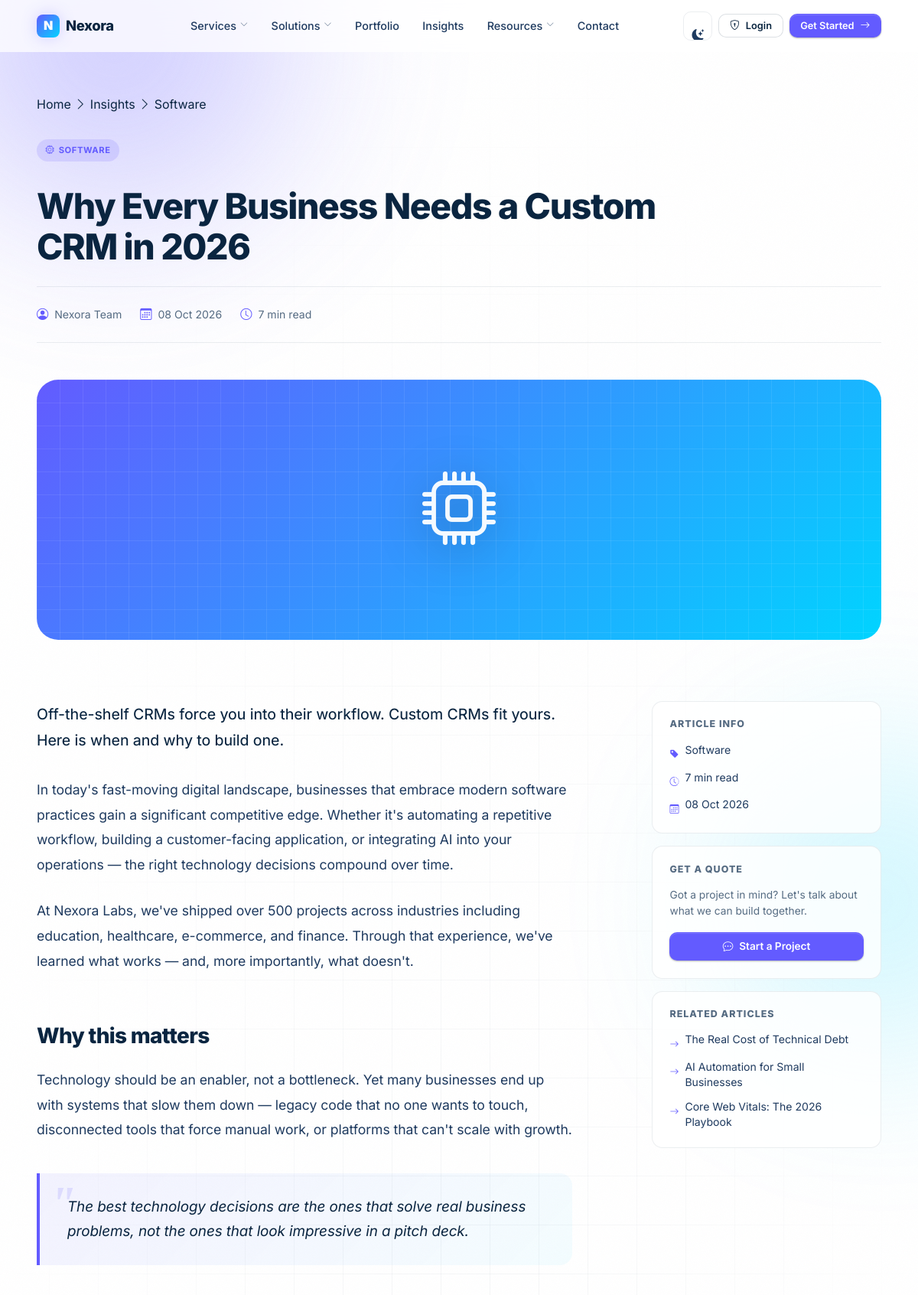
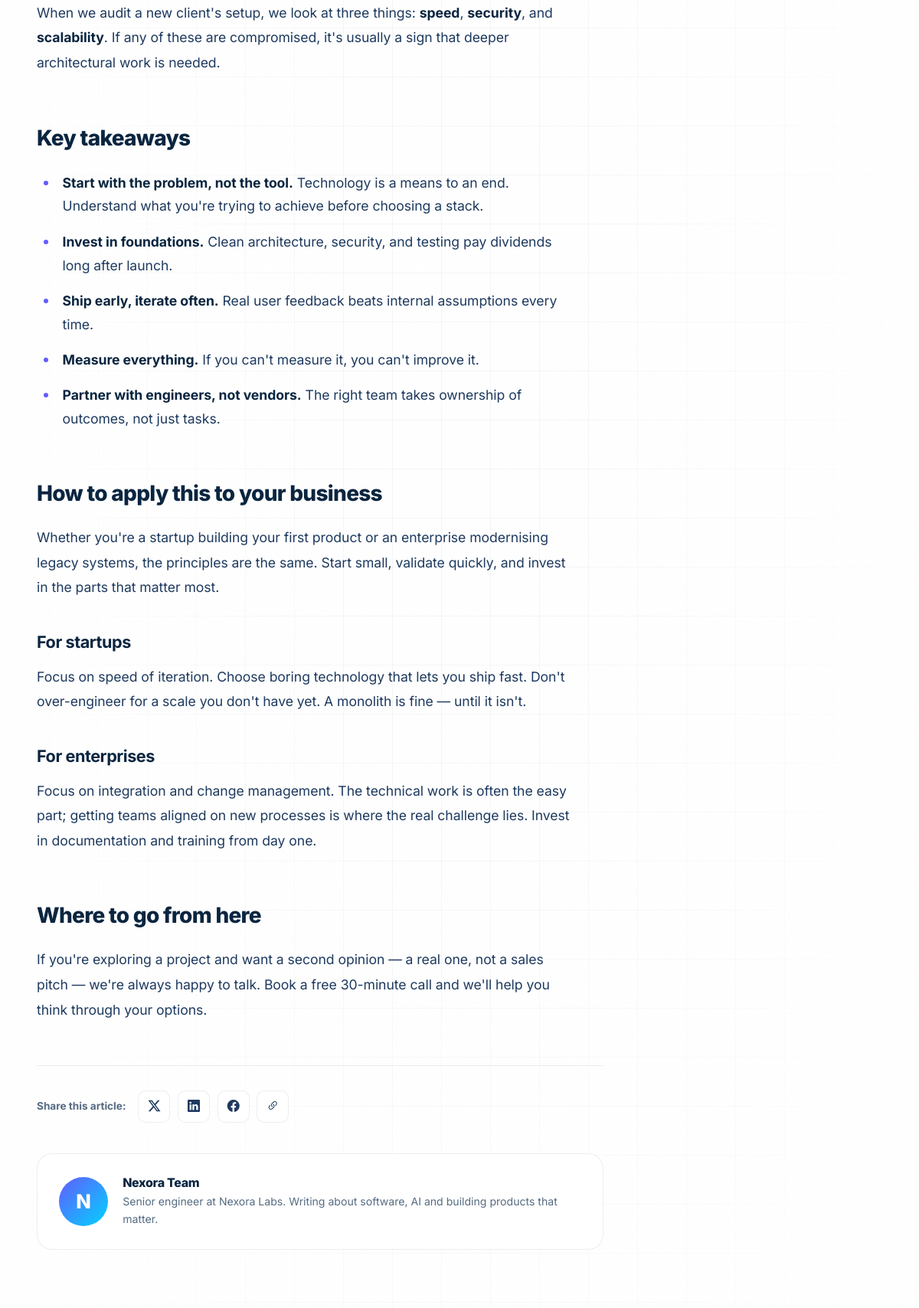
The page /blog-detail.php?slug=why-custom-crm (upper part) on the database its author committed (2 pictures, top to bottom).
### tables this page shows
CREATE TABLE blogs (
  id INT AUTO_INCREMENT PRIMARY KEY,
  title VARCHAR(200),
  slug VARCHAR(200) UNIQUE,
  category VARCHAR(80),
  excerpt TEXT,
  content LONGTEXT,
  author VARCHAR(100),
  reading_time INT DEFAULT 5,
  created_at TIMESTAMP DEFAULT CURRENT_TIMESTAMP
);

### includes/functions.php (called while the page is built, shortened)
<?php
if (!function_exists('e')) {
    function e($str) {
        return htmlspecialchars($str ?? '', ENT_QUOTES, 'UTF-8');
    }
}
if (!function_exists('blog_cat_icon')) {
    function blog_cat_icon($cat) {
        $map = [
            'Software'               => 'bi-cpu',
            'Business'               => 'bi-briefcase',
            'AI'                     => 'bi-robot',
            'Web Development'        => 'bi-code-slash',
            'Technology'             => 'bi-cpu-fill',
            'Digital Transformation' => 'bi-arrow-repeat',
        ];
        return $map[$cat] ?? 'bi-file-text';
    }
}

### blog-detail.php (the view, shortened to what this page needs)
<?php
require_once 'includes/config.php';
require_once 'includes/functions.php';
$slug = $_GET['slug'] ?? '';
$stmt = $pdo->prepare("SELECT * FROM blogs WHERE slug = ? LIMIT 1");
$stmt->execute([$slug]);
$post = $stmt->fetch();
$relStmt = $pdo->prepare("SELECT * FROM blogs WHERE category = ? AND id != ? ORDER BY created_at DESC LIMIT 3");
$relStmt->execute([$post['category'], $post['id']]);
$related = $relStmt->fetchAll();
if (count($related) < 3) {
    $moreStmt = $pdo->prepare("SELECT * FROM blogs WHERE id != ? ORDER BY created_at DESC LIMIT 3");
    $moreStmt->execute([$post['id']]);
    $related = $moreStmt->fetchAll();
}
$blogCatColors = [
    'Software' => 'var(--primary)', 'Business' => 'var(--cyan)',
    'AI' => 'var(--pink)', 'Web Development' => 'var(--green)',
    'Technology' => 'var(--primary)', 'Digital Transformation' => 'var(--yellow)',
];
$catColor = $blogCatColors[$post['category']] ?? 'var(--primary)';
$catIcon  = blog_cat_icon($post['category']);
include 'includes/header.php';
?>
<section class="bd-hero">
  <div class="container">
    <nav class="breadcrumb" style="justify-content:flex-start;margin-bottom:2rem">
      <a href="<?= BASE_URL ?>">Home</a>
      <i class="bi bi-chevron-right"></i>
      <a href="<?= BASE_URL ?>blog.php">Insights</a>
      <i class="bi bi-chevron-right"></i>
      <span><?= e($post['category']) ?></span>
    </nav>
    <span class="badge" style="background:color-mix(in srgb, <?= $catColor ?> 15%, transparent);color:<?= $catColor ?>;margin-bottom:1rem">
      <i class="bi <?= $catIcon ?>"></i> <?= e($post['category']) ?>
    </span>
    <h1><?= e($post['title']) ?></h1>
    <div class="article-meta">
      <span><i class="bi bi-person-circle"></i> <?= e($post['author']) ?></span>
      <span><i class="bi bi-calendar3"></i> <?= date('d M Y', strtotime($post['created_at'])) ?></span>
      <span><i class="bi bi-clock"></i> <?= (int)$post['reading_time'] ?> min read</span>
    </div>
    <div class="bd-hero-visual">
      <i class="bi <?= $catIcon ?>"></i>
    </div>
  </div>
</section>
<section class="section" style="padding-top:0">
  <div class="container">
    <div class="bd-layout">
      <article>
        <div class="article-content">
          <?php
          $content = $post['content'] ?? '';
          if (strlen(strip_tags($content)) < 200) {
              $content = '
                <p>' . e($post['excerpt']) . '</p>
                <p>In today\'s fast-moving digital landscape, businesses that embrace modern software practices gain a significant competitive edge. Whether it\'s automating a repetitive workflow, building a customer-facing application, or integrating AI into your operations — the right technology decisions compound over time.</p>
                <p>At Nexora Labs, we\'ve shipped over 500 projects across industries including education, healthcare, e-commerce, and finance. Through that experience, we\'ve learned what works — and, more importantly, what doesn\'t.</p>
                <h2>Why this matters</h2>
                <p>Technology should be an enabler, not a bottleneck. Yet many businesses end up with systems that slow them down — legacy code that no one wants to touch, disconnected tools that force manual work, or platforms that can\'t scale with growth.</p>
                <blockquote>The best technology decisions are the ones that solve real business problems, not the ones that look impressive in a pitch deck.</blockquote>
                <p>When we audit a new client\'s setup, we look at three things: <strong>speed</strong>, <strong>security</strong>, and <strong>scalability</strong>. If any of these are compromised, it\'s usually a sign that deeper architectural work is needed.</p>
                <h2>Key takeaways</h2>
                <ul>
                  <li><strong>Start with the problem, not the tool.</strong> Technology is a means to an end. Understand what you\'re trying to achieve before choosing a stack.</li>
                  <li><strong>Invest in foundations.</strong> Clean architecture, security, and testing pay dividends long after launch.</li>
                  <li><strong>Ship early, iterate often.</strong> Real user feedback beats internal assumptions every time.</li>
                  <li><strong>Measure everything.</strong> If you can\'t measure it, you can\'t improve it.</li>
                  <li><strong>Partner with engineers, not vendors.</strong> The right team takes ownership of outcomes, not just tasks.</li>
                </ul>
                <h2>How to apply this to your business</h2>
                <p>Whether you\'re a startup building your first product or an enterprise modernising legacy systems, the principles are the same. Start small, validate quickly, and invest in the parts that matter most.</p>
                <h3>For startups</h3>
                <p>Focus on speed of iteration. Choose boring technology that lets you ship fast. Don\'t over-engineer for a scale you don\'t have yet. A monolith is fine — until it isn\'t.</p>
                <h3>For enterprises</h3>
                <p>Focus on integration and change management. The technical work is often the easy part; getting teams aligned on new processes is where the real challenge lies. Invest in documentation and training from day one.</p>
                <h2>Where to go from here</h2>
                <p>If you\'re exploring a project and want a second opinion — a real one, not a sales pitch — we\'re always happy to talk. Book a free 30-minute call and we\'ll help you think through your options.</p>
              ';
          }
          echo $content;
          ?>
        </div>
        <div class="bd-share">
          <span class="bd-share-label">Share this article:</span>
          <a href="#" aria-label="Twitter"><i class="bi bi-twitter-x"></i></a>
          <a href="#" aria-label="LinkedIn"><i class="bi bi-linkedin"></i></a>
          <a href="#" aria-label="Facebook"><i class="bi bi-facebook"></i></a>
          <a href="#" aria-label="Copy link" onclick="copyLink(this); return false;">
            <i class="bi bi-link-45deg"></i>
          </a>
        </div>
        <div class="bd-author">
          <div class="bd-author-avatar">
            <?= strtoupper(substr($post['author'], 0, 1)) ?>
          </div>
          <div>
            <h5><?= e($post['author']) ?></h5>
            <p>Senior engineer at Nexora Labs. Writing about software, AI and building products that matter.</p>
          </div>
        </div>
      </article>
      <aside class="bd-sidebar">
        <div class="sidebar-card">
          <h4>Article info</h4>
          <ul>
            <li><a href="#"><i class="bi bi-tag-fill"></i> <?= e($post['category']) ?></a></li>
            <li><a href="#"><i class="bi bi-clock-history"></i> <?= (int)$post['reading_time'] ?> min read</a></li>
            <li><a href="#"><i class="bi bi-calendar3"></i> <?= date('d M Y', strtotime($post['created_at'])) ?></a></li>
          </ul>
        </div>
        <div class="sidebar-card">
          <h4>Get a Quote</h4>
          <p style="font-size:0.86rem;color:var(--muted);margin-bottom:1rem;line-height:1.55">
            Got a project in mind? Let's talk about what we can build together.
          </p>
          <a href="<?= BASE_URL ?>request-quote.php" class="btn btn-primary" style="width:100%;font-size:0.85rem">
            <i class="bi bi-chat-dots"></i> Start a Project
          </a>
        </div>
        <?php if (!empty($related)): ?>
          <div class="sidebar-card">
            <h4>Related articles</h4>
            <ul>
              <?php foreach ($related as $r): ?>
                <li>
                  <a href="<?= BASE_URL ?>blog-detail.php?slug=<?= e($r['slug']) ?>">
                    <i class="bi bi-arrow-right"></i> <?= e($r['title']) ?>
                  </a>
                </li>
              <?php endforeach; ?>
            </ul>
          </div>
        <?php endif; ?>
      </aside>
    </div>
  </div>
</section>
<?php include 'includes/footer.php'; ?>

### assets/css/style.css (style rules this page uses)
:root { --bg: #08090A; --bg-2: #0B0D0F; --bg-3: #0F1011; --surface: rgba(255, 255, 255, 0.03); --surface-2: rgba(255, 255, 255, 0.05); --surface-hover: rgba(255, 255, 255, 0.07); --surface-solid: #0F1011; --text: #F7F8F8; --text-2: #D0D6E0; --muted: #8A8F98; --muted-2: #62666D; --border: rgba(255, 255, 255, 0.08); --border-strong: rgba(255, 255, 255, 0.14); --border-focus: rgba(99, 91, 255, 0.5); --primary: #635BFF; --primary-2: #7C6BFF; --primary-hover: #7A73FF; --primary-soft: rgba(99, 91, 255, 0.12); --primary-glow: rgba(99, 91, 255, 0.4); --cyan: #00D4FF; --cyan-soft: rgba(0, 212, 255, 0.12); --pink: #FF0080; --pink-soft: rgba(255, 0, 128, 0.12); --green: #00E599; --green-soft: rgba(0, 229, 153, 0.12); --yellow: #FFAB00; --yellow-soft: rgba(255, 171, 0, 0.12); --red: #FF4D4D; --red-soft: rgba(255, 77, 77, 0.12); --success: var(--green); --warning: var(--yellow); --danger: var(--red); --accent: var(--cyan); --shadow-xs: 0 1px 2px rgba(0, 0, 0, 0.3); --shadow-sm: 0 2px 8px rgba(0, 0, 0, 0.4); --shadow: 0 8px 24px rgba(0, 0, 0, 0.5); --shadow-lg: 0 20px 50px rgba(0, 0, 0, 0.6); --shadow-glow: 0 0 60px var(--primary-glow); --radius-xs: 6px; --radius-sm: 10px; --radius: 14px; --radius-lg: 20px; --radius-xl: 28px; --font: 'Inter', -apple-system, BlinkMacSystemFont, 'Segoe UI', system-ui, sans-serif; --font-display: 'Inter', -apple-system, BlinkMacSystemFont, system-ui, sans-serif; --font-mono: 'JetBrains Mono', ui-monospace, monospace; --transition: 0.25s cubic-bezier(0.4, 0, 0.2, 1); --transition-slow: 0.5s cubic-bezier(0.4, 0, 0.2, 1); --transition-bounce:0.4s cubic-bezier(0.34, 1.56, 0.64, 1); --container: 1200px; --header-h: 68px; }
html[data-theme="light"] { --bg: #FFFFFF; --bg-2: #F6F9FC; --bg-3: #F0F4F8; --surface: rgba(255, 255, 255, 0.8); --surface-2: rgba(255, 255, 255, 0.95); --surface-hover: #FFFFFF; --surface-solid: #FFFFFF; --text: #0A2540; --text-2: #1E3A5F; --muted: #556B82; --muted-2: #8A9DB0; --border: rgba(10, 37, 64, 0.08); --border-strong: rgba(10, 37, 64, 0.14); --primary: #635BFF; --primary-2: #7C6BFF; --primary-hover: #5851E6; --primary-soft: rgba(99, 91, 255, 0.08); --primary-glow: rgba(99, 91, 255, 0.25); --shadow-xs: 0 1px 2px rgba(10, 37, 64, 0.04); --shadow-sm: 0 2px 8px rgba(10, 37, 64, 0.06); --shadow: 0 8px 24px rgba(10, 37, 64, 0.08); --shadow-lg: 0 20px 50px rgba(10, 37, 64, 0.12); }
*, *::before, *::after { box-sizing: border-box; margin: 0; padding: 0; }
html { scroll-behavior: smooth; -webkit-text-size-adjust: 100%; }
body { font-family: var(--font); background: var(--bg); color: var(--text); font-size: 16px; line-height: 1.6; min-height: 100vh; overflow-x: hidden; transition: background 0.4s ease, color 0.4s ease; -webkit-font-smoothing: antialiased; -moz-osx-font-smoothing: grayscale; font-feature-settings: 'cv02', 'cv03', 'cv04', 'cv11'; }
a { color: inherit; text-decoration: none; }
.container { width: min(var(--container), 92%); margin: 0 auto; }
h1, h2, h3, h4, h5, h6 { font-family: var(--font-display); font-weight: 700; letter-spacing: -0.02em; line-height: 1.15; color: var(--text); }
.btn { display: inline-flex; align-items: center; justify-content: center; gap: 0.5rem; padding: 0.6rem 1.1rem; border-radius: 10px; font-weight: 600; font-size: 0.88rem; border: 1px solid transparent; transition: all var(--transition); white-space: nowrap; line-height: 1.2; text-decoration: none; cursor: pointer; }
.btn-primary { background: var(--primary); color: #fff; box-shadow: 0 1px 2px rgba(0,0,0,0.3), inset 0 1px 0 rgba(255,255,255,0.15); }
.section { padding: 6rem 0; position: relative; }
.badge { display: inline-flex; align-items: center; gap: 0.35rem; padding: 0.28rem 0.65rem; border-radius: 999px; font-size: 0.7rem; font-weight: 700; letter-spacing: 0.05em; text-transform: uppercase; border: 1px solid transparent; }

### rows shown on the page
blogs: category "Software", category "SOFTWARE", title "Why Every Business Needs a Custom CRM in 2026", author "Nexora Team", created_at "08 Oct 2026", reading_time "7", excerpt "Off-the-shelf CRMs force you into their workflow. Custom CRMs fit yours. Here is when and why to build one.", author "N"
blogs: title "The Real Cost of Technical Debt"
blogs: title "AI Automation for Small Businesses"
blogs: title "Core Web Vitals: The 2026 Playbook"
